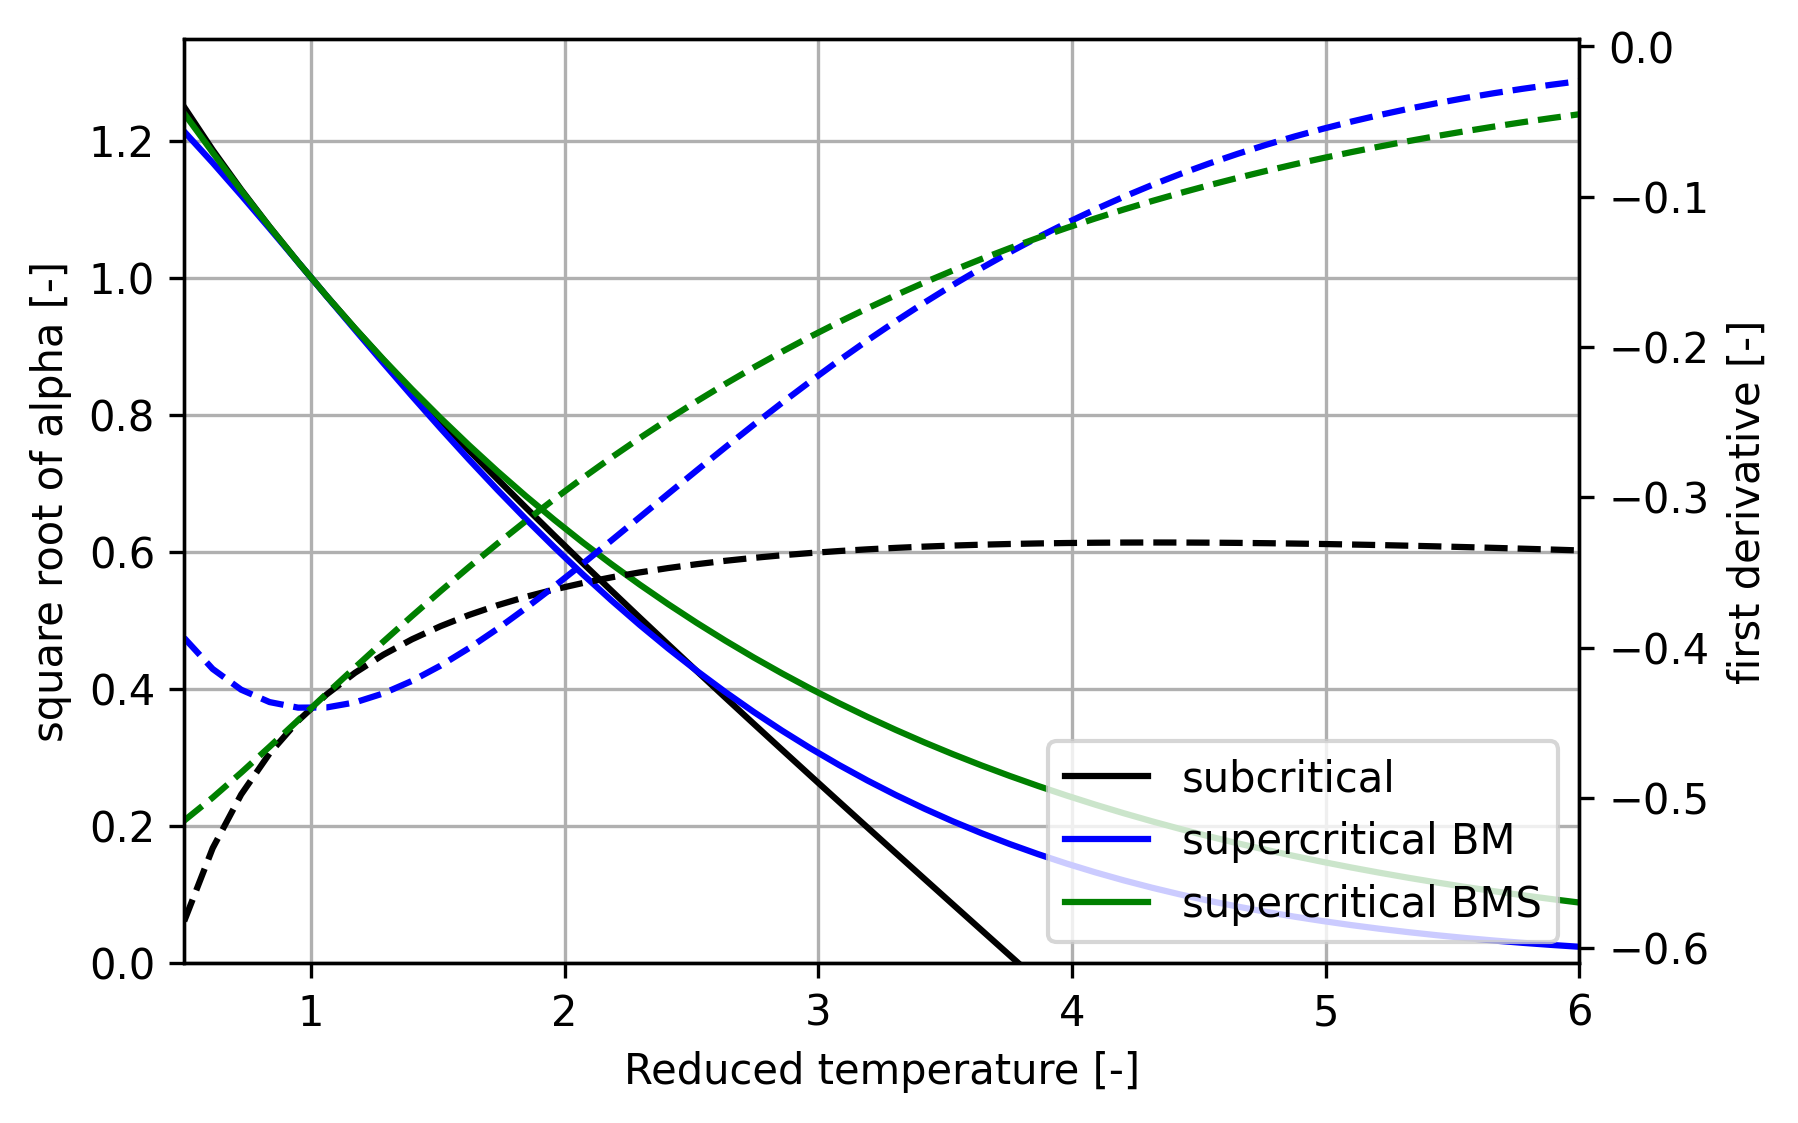

Recreate this plot in Python.
#!/usr/bin/env python3
# -*- coding: utf-8 -*-

"""Compare the AspenTech published Mathias extrapolation of the Boston-Mathias
alpha function with one self-derived, using the same mathematical frame, but
with a smooth first and second derivative at the critical temperature.
"""

from numpy import exp, linspace, sqrt
import pylab

XMIN, XMAX = 0.5, 6.0

omega = 0.25
eta = 0.063  # freely invented (= 0.065 for NH3, 0.13 for H2O)

m = 0.48 + (1.57 - 0.17 * omega) * omega
d = 1 + m / 2 + 0.3 * eta/2
c = 1 - 1 / d

# my own c and d parameters for smooth second derivative
c2 = m + 0.3 * eta
d2 = 1 + c2 + 4 * eta / c2
c2 = c2 / d2   # transform back from my parameters
d2 = d2 / 2

tau = linspace(XMIN, XMAX)

alpha_1 = 1 + m * (1 - sqrt(tau)) - eta * (1 - sqrt(tau)) * (0.7 - tau)
alpha_2 = exp(c* (1 - tau ** d))
alpha_3 = exp(c2* (1 - tau ** d2))

dadt_1 = -m / 2 / sqrt(tau) + eta / 2 / sqrt(tau) * (0.7 - tau) + eta * (1 - sqrt(tau))
dadt_2 =  -exp(c* (1 - tau ** d)) * c * d * tau ** (d - 1)
dadt_3 =  -exp(c2* (1 - tau ** d2)) * c2 * d2 * tau ** (d2 - 1)

fig = pylab.figure(figsize=(6,4), dpi=300)
ax1 = fig.subplots()
ax2 = ax1.twinx()

ax1.plot(tau, alpha_1, "k-", label="subcritical")
ax1.plot(tau, alpha_2, "b-", label="supercritical BM")
ax1.plot(tau, alpha_3, "g-", label="supercritical BMS")

ax2.plot(tau, dadt_1, "k--", label="subcritical")
ax2.plot(tau, dadt_2, "b--", label="supercritical BM")
ax2.plot(tau, dadt_3, "g--", label="supercritical BMS")
ax1.grid()
ax1.legend(loc=4)
ax1.set_xlabel("Reduced temperature [-]")
ax1.set_ylabel("square root of alpha [-]")
ax2.set_ylabel("first derivative [-]")
ax1.set_ylim([0, None])
ax1.set_xlim([XMIN, XMAX])
pylab.savefig("boston_mathias_siepmann_extrapolation.png", bbox_inches="tight")
pylab.show()
